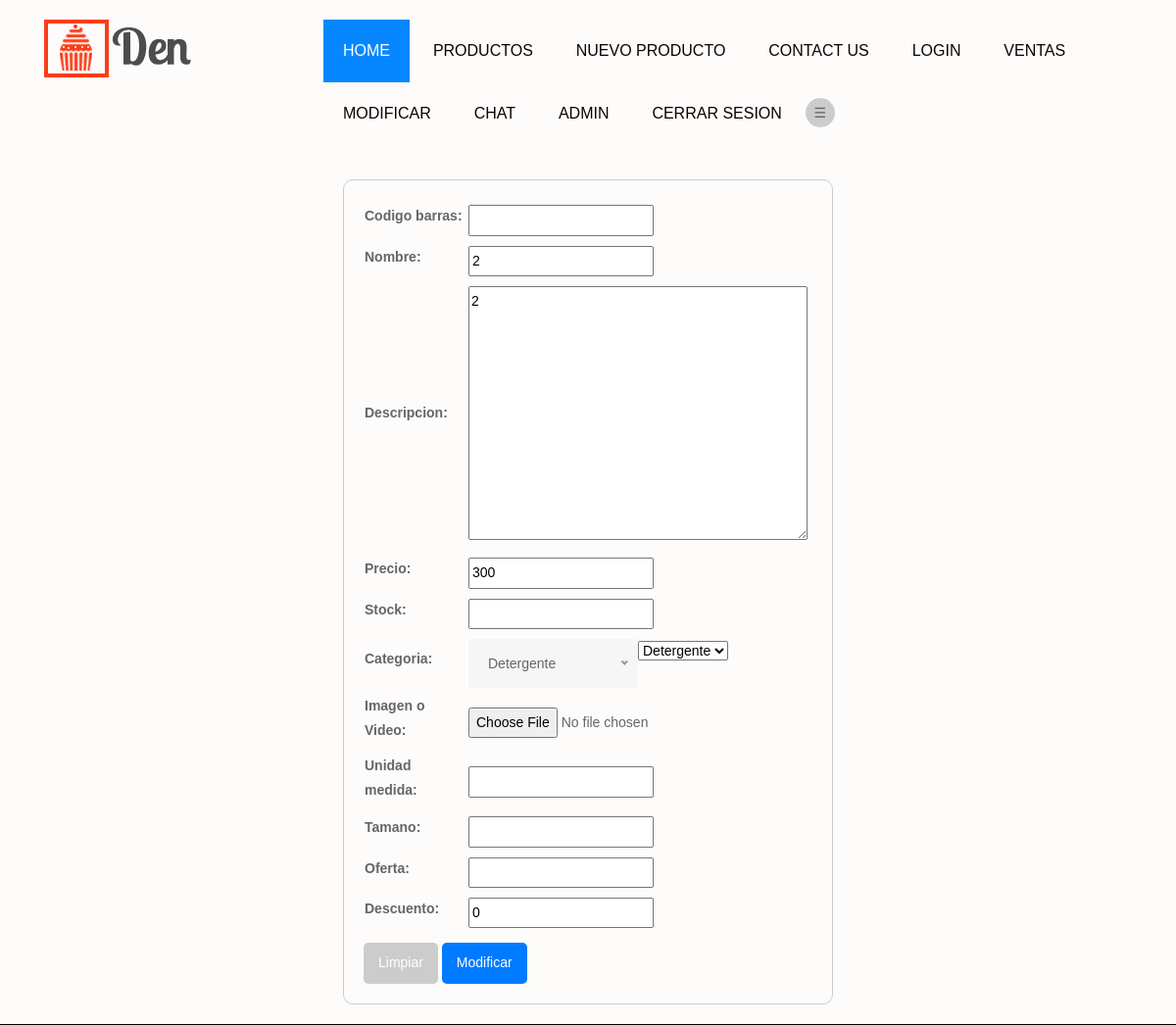
The app's page /modificar_producto/2/ (signed in) with its own data.
### core/models.py (models this page shows, shortened)
class Producto(models.Model):
    codigo_barras = models.CharField(max_length=200, null=True)
    nombre = models.CharField(max_length=200)
    descripcion = models.TextField()
    precio = models.IntegerField(null=True)
    stock = models.IntegerField( null=True)
    categoria = models.ForeignKey(Categoria, on_delete=models.CASCADE)
    imagen = models.FileField(upload_to='productos/', blank=True, null=True, verbose_name="Imagen o Video")
    unidad_medida = models.CharField(max_length=20, null=True)
    tamano = models.CharField(max_length=50, null=True)
    oferta = models.CharField(max_length=100, null=True)
    descuento = models.PositiveIntegerField(default=0)

class Categoria(models.Model):
    nombre = models.CharField(max_length=100)
    def __str__(self):
        return self.nombre

### core/views.py (the view)
# urls.py: path('modificar_producto/<int:id>/', views.modificar_producto, name="modificar_producto"),
@login_required
def modificar_producto(request, id):
    producto = Producto.objects.get(id=id)
    data = {
        'form' :ProductoForm(instance=producto)
    }
    if request.method == 'POST':
        formulario = ProductoForm(data=request.POST, instance=producto)
        if formulario.is_valid():
            formulario.save()
            messages.success(request, "El producto fue modificado Correctamente")
            return redirect("listado_productos")
    return render(request, 'core/modificar_producto.html', data)

### core/forms.py
class ProductoForm(ModelForm):
    class Meta:
        model = Producto
        fields = ['codigo_barras', 'nombre', 'descripcion', 'precio', 'stock', 'categoria', 'imagen', 'unidad_medida', 'tamano', 'oferta', 'descuento']

### core/templates/core/modificar_producto.html (shortened to what this page needs)
{% extends 'core/base.html' %}
{% block contenido %}
<form action="" method="POST">
    <table>
        {{ form.as_table }}
    </table>
    <input type="reset" value="Limpiar">
    <input type="submit" value="Modificar">
</form>
{% endblock %}

### core/templates/core/base.html (shortened to what this page needs)
<!DOCTYPE html>
<html lang="en">
<head>
    {% load static %}
    <link rel="stylesheet" type="text/css" href="{% static 'core/'%}css/bootstrap.min.css">
    <link rel="stylesheet" type="text/css" href="{% static 'core/'%}css/style.css">
    <link rel="stylesheet" href="{% static 'core/'%}css/responsive.css">
    <link rel="stylesheet" href="{% static 'core/'%}css/jquery.mCustomScrollbar.min.css">
    <link rel="stylesheet" href="https://netdna.bootstrapcdn.com/font-awesome/4.0.3/css/font-awesome.css">
    <link rel="stylesheet" href="{% static 'core/'%}css/owl.carousel.min.css">
    <link rel="stylesheet" href="{% static 'core/'%}css/owl.theme.default.min.css">
    <link rel="stylesheet" href="https://cdnjs.cloudflare.com/ajax/libs/fancybox/2.1.5/jquery.fancybox.min.css"
        media="screen">
</head>
<body>
    <header>
        <div class="layout_padding banner_section_start">
            <div class="header">
                <div class="container">
                    <div class="row">
                        <div class="col-xl-3 col-lg-3 col-md-3 col-sm-3 col logo_section">
                            <div class="full">
                                <div class="center-desk">
                                    <div class="logo"><a href="{% url 'home' %}"><img
                                                src="{% static 'core/'%}img/logo.png" style="max-width: 100%;"></a>
                                    </div>
                                </div>
                            </div>
                        </div>
                        <div class="col-xl-9 col-lg-9 col-md-9 col-sm-9">
                            <div class="menu-area">
                                <div class="limit-box">
                                    <nav class="main-menu">
                                        <ul class="menu-area-main">
                                            <li class="active"><a href="{% url 'home' %}">Home</a></li>
                                            {% if user.is_authenticated %}
                                            <li><a href="{% url 'listado_productos' %}">Productos</a></li>
                                            <li><a href="{% url 'nuevo_producto' %}">Nuevo Producto</a></li>
                                            <li><a href="{% url 'index' %}">Contact Us</a></li>
                                            {% endif %}
                                            <li><a href="{% url 'login' %}">Login</a></li>
                                            {% if user.is_authenticated %}
                                            <li><a href="{% url 'ventas' %}">Ventas</a></li>
                                            <li><a href="{% url 'modificar' %}">Modificar</a></li>
                                            <li><a href="{% url 'chat-room' %}">Chat</a></li>
                                            {% endif %}
                                            {% if user.is_authenticated %}
                                            <li>
                                                <a href="#">{{ user.username}}</a>
                                            </li>
                                            <li><a href="{% url 'logout' %}">Cerrar sesion</a></li>
                                            {% endif %}
                                            <div class="theme-toggle">
                                                <div class="theme-toggle-button"
                                                    onclick="toggleThemeMenu()">&#9776;</div>
                                            </div>
                                        </ul>
                                    </nav>
                                </div>
                            </div>
                        </div>
                    </div>
                </div>
            </div>
            <div id="principal">
                <br>
                {% block contenido %}
                {% endblock %}
            </div>
</body>
</html>

### core/static/core/css/style.css (style rules this page uses)
* { box-sizing: border-box !important; transition: ease all 0.5s; }
html { scroll-behavior: smooth; }
body { color: #666666; font-size: 14px; font-family: 'Josefin Sans', sans-serif;; line-height: 1.80857; font-weight: normal; overflow-x: hidden; }
a { color: #1f1f1f; text-decoration: none !important; outline: none !important; -webkit-transition: all .3s ease-in-out; -moz-transition: all .3s ease-in-out; -ms-transition: all .3s ease-in-out; -o-transition: all .3s ease-in-out; transition: all .3s ease-in-out; }
*, *::after, *::before { -webkit-box-sizing: border-box; -moz-box-sizing: border-box; box-sizing: border-box; }
ul, li, ol { margin: 0px; padding: 0px; list-style: none; }
a { color: #ffffff; text-decoration: none; outline: none !important; }
.layout_padding { padding-bottom: 0px; padding-top: 90px; }
.main-menu ul>li a { line-height: 20px; font-size: 16px; display: block; font-weight: 500; color: #090400; padding: 22px 20px; text-transform: uppercase; }
.main-menu ul { margin: 0; list-style-type: none; margin-bottom: 10px; }
nav.main-menu { float: right; margin-left: 0; }
.banner_section_start { width: 100%; float: left; background-color: #fefcfb; height: auto; padding-top: 20px; padding-bottom: 20px; border-bottom: 1px solid #000; }
.main-menu ul li:first-child { margin-left: 0; }
.main-menu ul>li { position: inherit; display: inline-block; vertical-align: middle; }
.main-menu ul > li.active a { background-color: #0787ff; color: #ffffff; }
.container { position: relative; }

### core/templates/core/base.html (style rules this page uses)
:root { --bg-color-light: #ffffff; --text-color-light: #000000; --bg-color-dark: #111111; --text-color-dark: #ffffff; }
.theme-toggle { position: relative; display: inline-block; cursor: pointer; }
.theme-toggle-button { width: 30px; height: 30px; border-radius: 50%; background-color: #ccc; display: flex; justify-content: center; align-items: center; transition: background-color 0.3s; }

### core/templates/core/modificar_producto.html (style rules this page uses)
form { max-width: 500px; margin: 0 auto; padding: 20px; border: 1px solid #ccc; border-radius: 10px; }
form table tr td { padding: 5px; border-radius: 10px; }
input[type="reset"], input[type="submit"] { margin-top: 10px; padding: 8px 15px; border: none; border-radius: 5px; background-color: #007bff; color: #fff; cursor: pointer; }
input[type="reset"] { background-color: #ccc; }

### records on screen
Producto: descripcion "2", precio "300", categoria "Detergente", descuento "0"
Categoria: nombre "2"

### other values on screen
{{ user.username }} "ADMIN"
